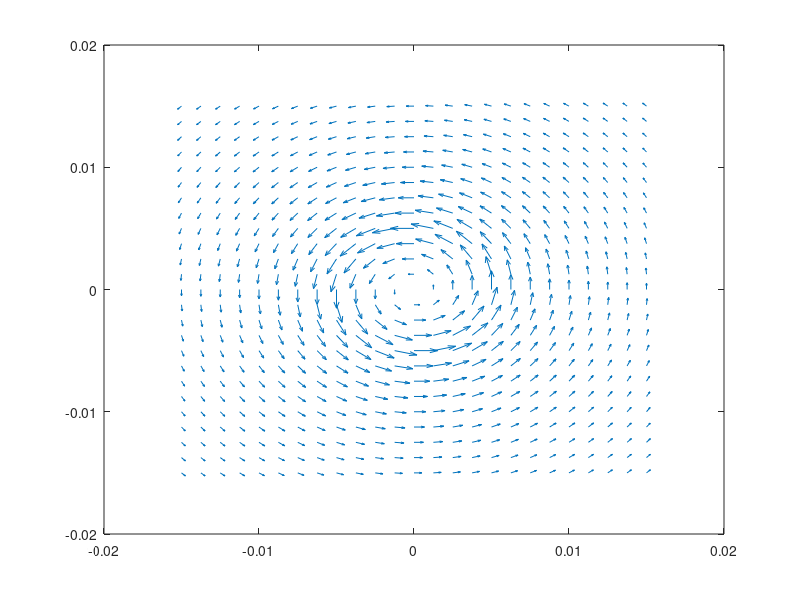
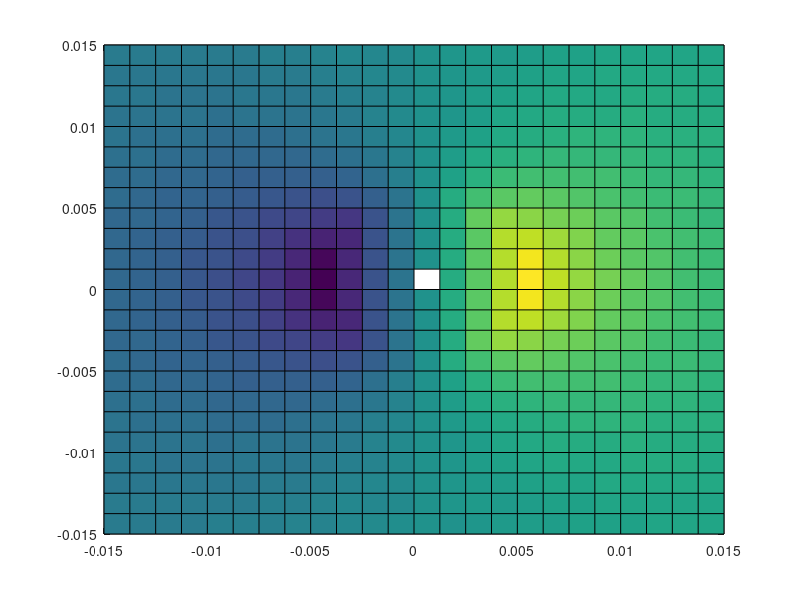
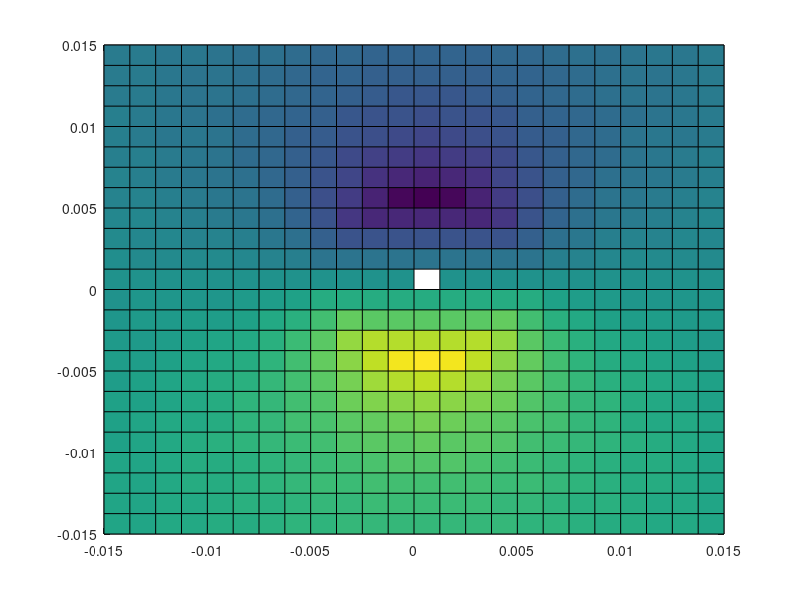
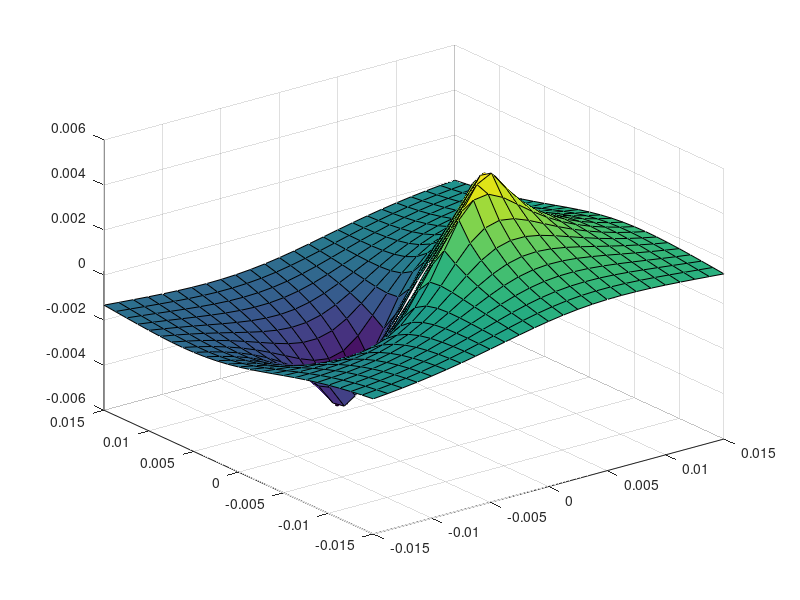

These charts were generated, in order, by the following MATLAB code:
clc
clear

I = 100;
mu0 = 4*pi()*10^-7;
a = 0.005;

n = 25;
x = linspace(-3*a,3*a,n);
y = linspace(-3*a,3*a,n);

[X,Y] = meshgrid(x,y);

for k = 1:n
    
    for i = 1:n
        
        
        if sqrt(X(k,i)^2+Y(k,i)^2)<a
            
            Bx(k,i) = ((mu0*I)/(2*pi()*a^2))*sqrt(X(k,i)^2+Y(k,i)^2)*(-Y(k,i)/sqrt(X(k,i)^2+Y(k,i)^2));
            
            By(k,i) = ((mu0*I)/(2*pi()*a^2))*sqrt(X(k,i)^2+Y(k,i)^2)*(X(k,i)/sqrt(X(k,i)^2+Y(k,i)^2));
            
        else
            
            Bx(k,i) = ((mu0*I)/(2*pi()*sqrt(X(k,i)^2+Y(k,i)^2)))*(-Y(k,i)/sqrt(X(k,i)^2+Y(k,i)^2));
            
            By(k,i) = ((mu0*I)/(2*pi()*sqrt(X(k,i)^2+Y(k,i)^2)))*(X(k,i)/sqrt(X(k,i)^2+Y(k,i)^2));
            
        end
    end
    
end
figure(1)
quiver(X,Y,Bx,By);

figure(2)
pcolor(X,Y,By)

figure(3)
pcolor(X,Y,Bx)

figure(4)
B = Bx + By;
surf(X,Y,B)

 figure(6)
 C=curl(Bx,By);
 pcolor(X,Y,C)

